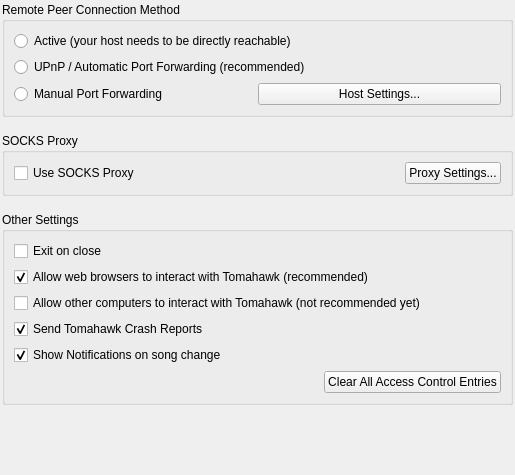
<?xml version="1.0" encoding="UTF-8"?>
<ui version="4.0">
 <class>Settings_Advanced</class>
 <widget class="QWidget" name="Settings_Advanced">
  <property name="geometry">
   <rect>
    <x>0</x>
    <y>0</y>
    <width>515</width>
    <height>475</height>
   </rect>
  </property>
  <property name="sizePolicy">
   <sizepolicy hsizetype="Preferred" vsizetype="Preferred">
    <horstretch>0</horstretch>
    <verstretch>0</verstretch>
   </sizepolicy>
  </property>
  <property name="windowTitle">
   <string notr="true" extracomment="not translatable because not shown to the user">Form</string>
  </property>
  <layout class="QVBoxLayout" name="verticalLayout">
   <property name="leftMargin">
    <number>2</number>
   </property>
   <property name="topMargin">
    <number>2</number>
   </property>
   <property name="rightMargin">
    <number>2</number>
   </property>
   <property name="bottomMargin">
    <number>2</number>
   </property>
   <item>
    <widget class="QGroupBox" name="remoteConnectionsGroupBox">
     <property name="title">
      <string>Remote Peer Connection Method</string>
     </property>
     <layout class="QVBoxLayout" name="verticalLayout_6">
      <item>
       <widget class="QRadioButton" name="lanOnlyRadioButton">
        <property name="text">
         <string>Active (your host needs to be directly reachable)</string>
        </property>
       </widget>
      </item>
      <item>
       <widget class="QRadioButton" name="upnpRadioButton">
        <property name="text">
         <string>UPnP / Automatic Port Forwarding (recommended)</string>
        </property>
       </widget>
      </item>
      <item>
       <layout class="QHBoxLayout" name="horizontalLayout_2">
        <property name="spacing">
         <number>0</number>
        </property>
        <item>
         <widget class="QRadioButton" name="staticIpRadioButton">
          <property name="sizePolicy">
           <sizepolicy hsizetype="Minimum" vsizetype="Fixed">
            <horstretch>0</horstretch>
            <verstretch>0</verstretch>
           </sizepolicy>
          </property>
          <property name="text">
           <string>Manual Port Forwarding</string>
          </property>
         </widget>
        </item>
        <item>
         <widget class="QPushButton" name="staticHostSettingsButton">
          <property name="sizePolicy">
           <sizepolicy hsizetype="Preferred" vsizetype="Fixed">
            <horstretch>0</horstretch>
            <verstretch>0</verstretch>
           </sizepolicy>
          </property>
          <property name="text">
           <string>Host Settings...</string>
          </property>
         </widget>
        </item>
       </layout>
      </item>
     </layout>
    </widget>
   </item>
   <item>
    <spacer name="verticalSpacer">
     <property name="orientation">
      <enum>Qt::Vertical</enum>
     </property>
     <property name="sizeType">
      <enum>QSizePolicy::Fixed</enum>
     </property>
     <property name="sizeHint" stdset="0">
      <size>
       <width>20</width>
       <height>10</height>
      </size>
     </property>
    </spacer>
   </item>
   <item>
    <widget class="QGroupBox" name="proxyGroupBox">
     <property name="title">
      <string>SOCKS Proxy</string>
     </property>
     <layout class="QHBoxLayout" name="horizontalLayout_3">
      <item>
       <widget class="QCheckBox" name="enableProxyCheckBox">
        <property name="text">
         <string>Use SOCKS Proxy</string>
        </property>
       </widget>
      </item>
      <item>
       <spacer name="horizontalSpacer_3">
        <property name="orientation">
         <enum>Qt::Horizontal</enum>
        </property>
        <property name="sizeType">
         <enum>QSizePolicy::Expanding</enum>
        </property>
        <property name="sizeHint" stdset="0">
         <size>
          <width>40</width>
          <height>20</height>
         </size>
        </property>
       </spacer>
      </item>
      <item>
       <widget class="QPushButton" name="proxyButton">
        <property name="sizePolicy">
         <sizepolicy hsizetype="Minimum" vsizetype="Fixed">
          <horstretch>0</horstretch>
          <verstretch>0</verstretch>
         </sizepolicy>
        </property>
        <property name="text">
         <string>Proxy Settings...</string>
        </property>
       </widget>
      </item>
     </layout>
    </widget>
   </item>
   <item>
    <spacer name="verticalSpacer_2">
     <property name="orientation">
      <enum>Qt::Vertical</enum>
     </property>
     <property name="sizeType">
      <enum>QSizePolicy::Fixed</enum>
     </property>
     <property name="sizeHint" stdset="0">
      <size>
       <width>20</width>
       <height>10</height>
      </size>
     </property>
    </spacer>
   </item>
   <item>
    <widget class="QGroupBox" name="otherSettingsGroupBox">
     <property name="title">
      <string>Other Settings</string>
     </property>
     <layout class="QVBoxLayout" name="verticalLayout_2">

      <!-- CHANGED -->
    <item>
       <widget class="QCheckBox" name="checkBoxExitOnClose">
        <property name="layoutDirection">
         <enum>Qt::LeftToRight</enum>
        </property>
        <property name="text">
         <string>Exit on close</string>
        </property>
        <property name="checked">
         <bool>false</bool>
        </property>
       </widget>
      </item>


      <item>
       <widget class="QCheckBox" name="checkBoxHttp">
        <property name="layoutDirection">
         <enum>Qt::LeftToRight</enum>
        </property>
        <property name="text">
         <string>Allow web browsers to interact with Tomahawk (recommended)</string>
        </property>
        <property name="checked">
         <bool>true</bool>
        </property>
       </widget>
      </item>
      <item>
       <widget class="QCheckBox" name="checkBoxListenApi">
        <property name="layoutDirection">
         <enum>Qt::LeftToRight</enum>
        </property>
        <property name="text">
         <string>Allow other computers to interact with Tomahawk (not recommended yet)</string>
        </property>
        <property name="checked">
         <bool>false</bool>
        </property>
       </widget>
      </item>
      <item>
       <widget class="QCheckBox" name="checkBoxReporter">
        <property name="layoutDirection">
         <enum>Qt::LeftToRight</enum>
        </property>
        <property name="text">
         <string>Send Tomahawk Crash Reports</string>
        </property>
        <property name="checked">
         <bool>true</bool>
        </property>
       </widget>
      </item>
      <item>
       <widget class="QCheckBox" name="checkBoxSongChangeNotifications">
        <property name="text">
         <string>Show Notifications on song change</string>
        </property>
        <property name="checked">
         <bool>true</bool>
        </property>
       </widget>
      </item>
      <item>
       <layout class="QHBoxLayout" name="aclEntryClearLayout">
        <item>
         <spacer name="horizontalSpacer_2">
          <property name="orientation">
           <enum>Qt::Horizontal</enum>
          </property>
          <property name="sizeType">
           <enum>QSizePolicy::Expanding</enum>
          </property>
          <property name="sizeHint" stdset="0">
           <size>
            <width>40</width>
            <height>20</height>
           </size>
          </property>
         </spacer>
        </item>
        <item>
         <widget class="QPushButton" name="aclEntryClearButton">
          <property name="text">
           <string>Clear All Access Control Entries</string>
          </property>
         </widget>
        </item>
       </layout>
      </item>
     </layout>
    </widget>
   </item>
   <item>
    <spacer name="verticalSpacer_4">
     <property name="orientation">
      <enum>Qt::Vertical</enum>
     </property>
     <property name="sizeHint" stdset="0">
      <size>
       <width>20</width>
       <height>13</height>
      </size>
     </property>
    </spacer>
   </item>
  </layout>
 </widget>
 <resources/>
 <connections/>
</ui>
